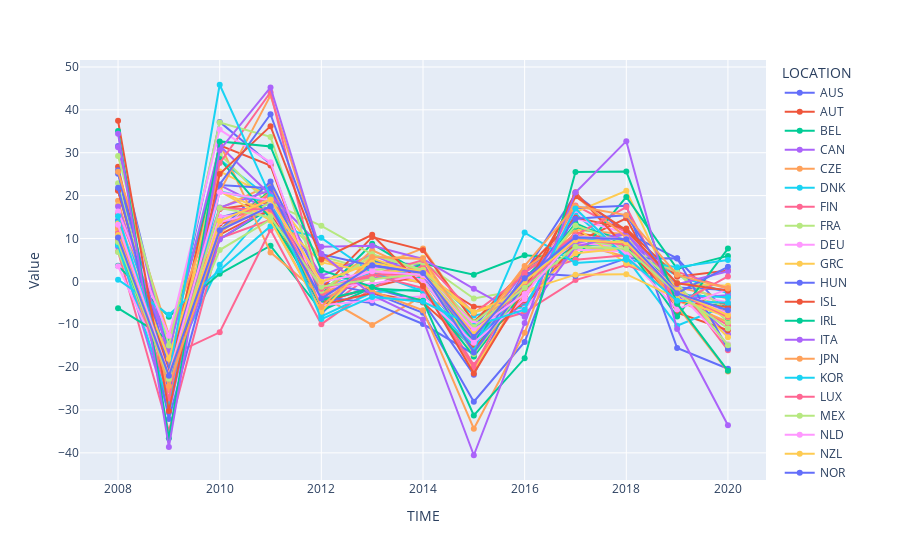

The cell this chart's notebook holds for it:
### Code cell
#plot 1 1
fig_export_all = px.line(df_ex_percent_all, x='TIME', y='Value', markers=True, color='LOCATION')
fig_export_all.show()

### Figure 1 — Plotly figure (JSON) as saved in the notebook; plotly's stock layout.template omitted (floating-point values rounded to 4 significant figures)
{"data": [{"hovertemplate": "LOCATION=AUS<br>TIME=%{x}<br>Value=%{y}<extra></extra>", "legendgroup": "AUS", "line": {"color": "#636efa", "dash": "solid"}, "marker": {"symbol": "circle"}, "mode": "markers+lines", "name": "AUS", "orientation": "v", "showlegend": true, "type": "scatter", "x": [2008, 2009, 2010, 2011, 2012, 2013, 2014, 2015, 2016, 2017, 2018, 2019, 2020], "xaxis": "x", "y": [31.57, -16.79, 37.18, 27.36, -4.837, -1.566, -4.839, -21.76, 2.052, 20.29, 11.33, 5.353, -7.532], "yaxis": "y"}, {"hovertemplate": "LOCATION=AUT<br>TIME=%{x}<br>Value=%{y}<extra></extra>", "legendgroup": "AUT", "line": {"color": "#EF553B", "dash": "solid"}, "marker": {"symbol": "circle"}, "mode": "markers+lines", "name": "AUT", "orientation": "v", "showlegend": true, "type": "scatter", "x": [2008, 2009, 2010, 2011, 2012, 2013, 2014, 2015, 2016, 2017, 2018, 2019, 2020], "xaxis": "x", "y": [9.807, -24.12, 10.88, 16.96, -5.713, 4.656, 2.143, -14.54, -0.4801, 11.34, 9.441, -3.628, -5.37], "yaxis": "y"}, {"hovertemplate": "LOCATION=BEL<br>TIME=%{x}<br>Value=%{y}<extra></extra>", "legendgroup": "BEL", "line": {"color": "#00cc96", "dash": "solid"}, "marker": {"symbol": "circle"}, "mode": "markers+lines", "name": "BEL", "orientation": "v", "showlegend": true, "type": "scatter", "x": [2008, 2009, 2010, 2011, 2012, 2013, 2014, 2015, 2016, 2017, 2018, 2019, 2020], "xaxis": "x", "y": [8.962, -21.21, 9.915, 16.94, -6.205, 5.011, 0.448, -15.87, 0.3106, 8.572, 8.564, -4.515, -5.888], "yaxis": "y"}, {"hovertemplate": "LOCATION=CAN<br>TIME=%{x}<br>Value=%{y}<extra></extra>", "legendgroup": "CAN", "line": {"color": "#ab63fa", "dash": "solid"}, "marker": {"symbol": "circle"}, "mode": "markers+lines", "name": "CAN", "orientation": "v", "showlegend": true, "type": "scatter", "x": [2008, 2009, 2010, 2011, 2012, 2013, 2014, 2015, 2016, 2017, 2018, 2019, 2020], "xaxis": "x", "y": [8.622, -30.66, 22.42, 16.57, 0.8957, 0.583, 4.098, -13.97, -4.989, 7.902, 7.158, -1.029, -12.35], "yaxis": "y"}, {"hovertemplate": "LOCATION=CZE<br>TIME=%{x}<br>Value=%{y}<extra></extra>", "legendgroup": "CZE", "line": {"color": "#FFA15A", "dash": "solid"}, "marker": {"symbol": "circle"}, "mode": "markers+lines", "name": "CZE", "orientation": "v", "showlegend": true, "type": "scatter", "x": [2008, 2009, 2010, 2011, 2012, 2013, 2014, 2015, 2016, 2017, 2018, 2019, 2020], "xaxis": "x", "y": [18.77, -22.31, 17.0, 22.55, -3.131, 3.109, 7.685, -9.463, 2.582, 12.02, 10.99, -1.351, -3.987], "yaxis": "y"}, {"hovertemplate": "LOCATION=DNK<br>TIME=%{x}<br>Value=%{y}<extra></extra>", "legendgroup": "DNK", "line": {"color": "#19d3f3", "dash": "solid"}, "marker": {"symbol": "circle"}, "mode": "markers+lines", "name": "DNK", "orientation": "v", "showlegend": true, "type": "scatter", "x": [2008, 2009, 2010, 2011, 2012, 2013, 2014, 2015, 2016, 2017, 2018, 2019, 2020], "xaxis": "x", "y": [13.76, -20.64, 3.88, 17.42, -5.603, 4.045, 0.36, -14.5, -0.6417, 7.598, 7.36, 1.401, -2.783], "yaxis": "y"}, {"hovertemplate": "LOCATION=FIN<br>TIME=%{x}<br>Value=%{y}<extra></extra>", "legendgroup": "FIN", "line": {"color": "#FF6692", "dash": "solid"}, "marker": {"symbol": "circle"}, "mode": "markers+lines", "name": "FIN", "orientation": "v", "showlegend": true, "type": "scatter", "x": [2008, 2009, 2010, 2011, 2012, 2013, 2014, 2015, 2016, 2017, 2018, 2019, 2020], "xaxis": "x", "y": [6.943, -34.92, 10.04, 14.36, -7.052, 1.651, -0.3437, -19.5, -3.326, 17.71, 11.45, -2.896, -10.28], "yaxis": "y"}, {"hovertemplate": "LOCATION=FRA<br>TIME=%{x}<br>Value=%{y}<extra></extra>", "legendgroup": "FRA", "line": {"color": "#B6E880", "dash": "solid"}, "marker": {"symbol": "circle"}, "mode": "markers+lines", "name": "FRA", "orientation": "v", "showlegend": true, "type": "scatter", "x": [2008, 2009, 2010, 2011, 2012, 2013, 2014, 2015, 2016, 2017, 2018, 2019, 2020], "xaxis": "x", "y": [9.865, -21.22, 7.299, 14.38, -4.424, 2.427, 0.09226, -13.21, -1.279, 7.519, 8.421, -1.665, -14.73], "yaxis": "y"}, {"hovertemplate": "LOCATION=DEU<br>TIME=%{x}<br>Value=%{y}<extra></extra>", "legendgroup": "DEU", "line": {"color": "#FF97FF", "dash": "solid"}, "marker": {"symbol": "circle"}, "mode": "markers+lines", "name": "DEU", "orientation": "v", "showlegend": true, "type": "scatter", "x": [2008, 2009, 2010, 2011, 2012, 2013, 2014, 2015, 2016, 2017, 2018, 2019, 2020], "xaxis": "x", "y": [8.815, -22.72, 11.89, 17.33, -4.007, 3.098, 3.269, -11.74, 0.4744, 9.003, 8.088, -4.52, -7.784], "yaxis": "y"}, {"hovertemplate": "LOCATION=GRC<br>TIME=%{x}<br>Value=%{y}<extra></extra>", "legendgroup": "GRC", "line": {"color": "#FECB52", "dash": "solid"}, "marker": {"symbol": "circle"}, "mode": "markers+lines", "name": "GRC", "orientation": "v", "showlegend": true, "type": "scatter", "x": [2008, 2009, 2010, 2011, 2012, 2013, 2014, 2015, 2016, 2017, 2018, 2019, 2020], "xaxis": "x", "y": [17.76, -19.69, 11.24, 20.69, 5.093, 2.408, -0.384, -20.65, -1.864, 16.17, 21.12, -4.026, -7.075], "yaxis": "y"}, {"hovertemplate": "LOCATION=HUN<br>TIME=%{x}<br>Value=%{y}<extra></extra>", "legendgroup": "HUN", "line": {"color": "#636efa", "dash": "solid"}, "marker": {"symbol": "circle"}, "mode": "markers+lines", "name": "HUN", "orientation": "v", "showlegend": true, "type": "scatter", "x": [2008, 2009, 2010, 2011, 2012, 2013, 2014, 2015, 2016, 2017, 2018, 2019, 2020], "xaxis": "x", "y": [14.27, -23.49, 14.88, 18.09, -7.632, 4.442, 3.927, -10.59, 2.81, 10.52, 8.689, -1.41, -2.042], "yaxis": "y"}, {"hovertemplate": "LOCATION=ISL<br>TIME=%{x}<br>Value=%{y}<extra></extra>", "legendgroup": "ISL", "line": {"color": "#EF553B", "dash": "solid"}, "marker": {"symbol": "circle"}, "mode": "markers+lines", "name": "ISL", "orientation": "v", "showlegend": true, "type": "scatter", "x": [2008, 2009, 2010, 2011, 2012, 2013, 2014, 2015, 2016, 2017, 2018, 2019, 2020], "xaxis": "x", "y": [26.7, -24.08, 13.45, 16.24, -4.979, -1.308, 1.537, -5.949, -5.952, 9.044, 14.69, -7.316, -11.41], "yaxis": "y"}, {"hovertemplate": "LOCATION=IRL<br>TIME=%{x}<br>Value=%{y}<extra></extra>", "legendgroup": "IRL", "line": {"color": "#00cc96", "dash": "solid"}, "marker": {"symbol": "circle"}, "mode": "markers+lines", "name": "IRL", "orientation": "v", "showlegend": true, "type": "scatter", "x": [2008, 2009, 2010, 2011, 2012, 2013, 2014, 2015, 2016, 2017, 2018, 2019, 2020], "xaxis": "x", "y": [3.614, -8.24, 1.769, 8.308, -6.861, -1.476, 4.157, 1.536, 6.094, 5.238, 19.7, 2.899, 5.941], "yaxis": "y"}, {"hovertemplate": "LOCATION=ITA<br>TIME=%{x}<br>Value=%{y}<extra></extra>", "legendgroup": "ITA", "line": {"color": "#ab63fa", "dash": "solid"}, "marker": {"symbol": "circle"}, "mode": "markers+lines", "name": "ITA", "orientation": "v", "showlegend": true, "type": "scatter", "x": [2008, 2009, 2010, 2011, 2012, 2013, 2014, 2015, 2016, 2017, 2018, 2019, 2020], "xaxis": "x", "y": [8.048, -25.28, 9.785, 17.56, -4.026, 3.729, 1.893, -14.02, 1.036, 10.54, 8.287, -2.12, -7.545], "yaxis": "y"}, {"hovertemplate": "LOCATION=JPN<br>TIME=%{x}<br>Value=%{y}<extra></extra>", "legendgroup": "JPN", "line": {"color": "#FFA15A", "dash": "solid"}, "marker": {"symbol": "circle"}, "mode": "markers+lines", "name": "JPN", "orientation": "v", "showlegend": true, "type": "scatter", "x": [2008, 2009, 2010, 2011, 2012, 2013, 2014, 2015, 2016, 2017, 2018, 2019, 2020], "xaxis": "x", "y": [9.304, -25.4, 32.19, 6.758, -3.323, -10.18, -3.372, -9.529, 2.639, 8.83, 5.748, -4.466, -9.486], "yaxis": "y"}, {"hovertemplate": "LOCATION=KOR<br>TIME=%{x}<br>Value=%{y}<extra></extra>", "legendgroup": "KOR", "line": {"color": "#19d3f3", "dash": "solid"}, "marker": {"symbol": "circle"}, "mode": "markers+lines", "name": "KOR", "orientation": "v", "showlegend": true, "type": "scatter", "x": [2008, 2009, 2010, 2011, 2012, 2013, 2014, 2015, 2016, 2017, 2018, 2019, 2020], "xaxis": "x", "y": [13.73, -14.1, 28.44, 19.3, -1.276, 2.057, 2.276, -7.962, -6.019, 15.83, 5.455, -10.34, -5.517], "yaxis": "y"}, {"hovertemplate": "LOCATION=LUX<br>TIME=%{x}<br>Value=%{y}<extra></extra>", "legendgroup": "LUX", "line": {"color": "#FF6692", "dash": "solid"}, "marker": {"symbol": "circle"}, "mode": "markers+lines", "name": "LUX", "orientation": "v", "showlegend": true, "type": "scatter", "x": [2008, 2009, 2010, 2011, 2012, 2013, 2014, 2015, 2016, 2017, 2018, 2019, 2020], "xaxis": "x", "y": [11.39, -17.44, -11.88, 12.03, -9.984, -1.579, 3.648, -10.82, -7.22, 0.2937, 3.82, -0.407, -16.05], "yaxis": "y"}, {"hovertemplate": "LOCATION=MEX<br>TIME=%{x}<br>Value=%{y}<extra></extra>", "legendgroup": "MEX", "line": {"color": "#B6E880", "dash": "solid"}, "marker": {"symbol": "circle"}, "mode": "markers+lines", "name": "MEX", "orientation": "v", "showlegend": true, "type": "scatter", "x": [2008, 2009, 2010, 2011, 2012, 2013, 2014, 2015, 2016, 2017, 2018, 2019, 2020], "xaxis": "x", "y": [6.839, -20.86, 29.74, 17.46, 5.883, 2.488, 4.386, -4.008, -1.837, 9.848, 9.856, 2.195, -9.549], "yaxis": "y"}, {"hovertemplate": "LOCATION=NLD<br>TIME=%{x}<br>Value=%{y}<extra></extra>", "legendgroup": "NLD", "line": {"color": "#FF97FF", "dash": "solid"}, "marker": {"symbol": "circle"}, "mode": "markers+lines", "name": "NLD", "orientation": "v", "showlegend": true, "type": "scatter", "x": [2008, 2009, 2010, 2011, 2012, 2013, 2014, 2015, 2016, 2017, 2018, 2019, 2020], "xaxis": "x", "y": [15.69, -21.96, 15.05, 16.56, -1.878, 2.381, 0.3229, -15.15, -0.2233, 14.7, 11.24, -2.628, -4.868], "yaxis": "y"}, {"hovertemplate": "LOCATION=NZL<br>TIME=%{x}<br>Value=%{y}<extra></extra>", "legendgroup": "NZL", "line": {"color": "#FECB52", "dash": "solid"}, "marker": {"symbol": "circle"}, "mode": "markers+lines", "name": "NZL", "orientation": "v", "showlegend": true, "type": "scatter", "x": [2008, 2009, 2010, 2011, 2012, 2013, 2014, 2015, 2016, 2017, 2018, 2019, 2020], "xaxis": "x", "y": [13.51, -18.39, 25.64, 19.79, -0.9115, 5.664, 5.488, -17.54, -1.47, 12.62, 4.172, -0.5249, -1.053], "yaxis": "y"}, {"hovertemplate": "LOCATION=NOR<br>TIME=%{x}<br>Value=%{y}<extra></extra>", "legendgroup": "NOR", "line": {"color": "#636efa", "dash": "solid"}, "marker": {"symbol": "circle"}, "mode": "markers+lines", "name": "NOR", "orientation": "v", "showlegend": true, "type": "scatter", "x": [2008, 2009, 2010, 2011, 2012, 2013, 2014, 2015, 2016, 2017, 2018, 2019, 2020], "xaxis": "x", "y": [25.9, -32.1, 11.89, 23.3, -0.278, -2.681, -7.336, -28.08, -14.13, 17.12, 17.65, -15.55, -20.38], "yaxis": "y"}, {"hovertemplate": "LOCATION=POL<br>TIME=%{x}<br>Value=%{y}<extra></extra>", "legendgroup": "POL", "line": {"color": "#EF553B", "dash": "solid"}, "marker": {"symbol": "circle"}, "mode": "markers+lines", "name": "POL", "orientation": "v", "showlegend": true, "type": "scatter", "x": [2008, 2009, 2010, 2011, 2012, 2013, 2014, 2015, 2016, 2017, 2018, 2019, 2020], "xaxis": "x", "y": [21.26, -19.87, 16.87, 18.49, -1.771, 10.32, 7.278, -9.516, 2.536, 14.86, 12.31, 1.099, 2.536], "yaxis": "y"}, {"hovertemplate": "LOCATION=PRT<br>TIME=%{x}<br>Value=%{y}<extra></extra>", "legendgroup": "PRT", "line": {"color": "#00cc96", "dash": "solid"}, "marker": {"symbol": "circle"}, "mode": "markers+lines", "name": "PRT", "orientation": "v", "showlegend": true, "type": "scatter", "x": [2008, 2009, 2010, 2011, 2012, 2013, 2014, 2015, 2016, 2017, 2018, 2019, 2020], "xaxis": "x", "y": [8.696, -22.49, 11.61, 21.15, -3.023, 8.744, 1.537, -13.98, 0.5724, 12.76, 9.641, -1.802, -8.48], "yaxis": "y"}, {"hovertemplate": "LOCATION=SVK<br>TIME=%{x}<br>Value=%{y}<extra></extra>", "legendgroup": "SVK", "line": {"color": "#ab63fa", "dash": "solid"}, "marker": {"symbol": "circle"}, "mode": "markers+lines", "name": "SVK", "orientation": "v", "showlegend": true, "type": "scatter", "x": [2008, 2009, 2010, 2011, 2012, 2013, 2014, 2015, 2016, 2017, 2018, 2019, 2020], "xaxis": "x", "y": [31.29, -18.35, 17.2, 21.25, 1.242, 6.174, 1.238, -13.27, 2.379, 8.88, 11.34, -4.063, -3.238], "yaxis": "y"}, {"hovertemplate": "LOCATION=ESP<br>TIME=%{x}<br>Value=%{y}<extra></extra>", "legendgroup": "ESP", "line": {"color": "#FFA15A", "dash": "solid"}, "marker": {"symbol": "circle"}, "mode": "markers+lines", "name": "ESP", "orientation": "v", "showlegend": true, "type": "scatter", "x": [2008, 2009, 2010, 2011, 2012, 2013, 2014, 2015, 2016, 2017, 2018, 2019, 2020], "xaxis": "x", "y": [10.19, -18.86, 11.76, 20.84, -3.263, 7.248, 1.887, -13.05, 3.016, 10.9, 8.083, -4.066, -7.745], "yaxis": "y"}, {"hovertemplate": "LOCATION=SWE<br>TIME=%{x}<br>Value=%{y}<extra></extra>", "legendgroup": "SWE", "line": {"color": "#19d3f3", "dash": "solid"}, "marker": {"symbol": "circle"}, "mode": "markers+lines", "name": "SWE", "orientation": "v", "showlegend": true, "type": "scatter", "x": [2008, 2009, 2010, 2011, 2012, 2013, 2014, 2015, 2016, 2017, 2018, 2019, 2020], "xaxis": "x", "y": [8.424, -28.55, 20.98, 18.51, -8.194, -2.604, -1.739, -15.02, -0.7467, 10.26, 8.32, -3.118, -3.699], "yaxis": "y"}, {"hovertemplate": "LOCATION=CHE<br>TIME=%{x}<br>Value=%{y}<extra></extra>", "legendgroup": "CHE", "line": {"color": "#FF6692", "dash": "solid"}, "marker": {"symbol": "circle"}, "mode": "markers+lines", "name": "CHE", "orientation": "v", "showlegend": true, "type": "scatter", "x": [2008, 2009, 2010, 2011, 2012, 2013, 2014, 2015, 2016, 2017, 2018, 2019, 2020], "xaxis": "x", "y": [15.79, -12.51, 11.57, 20.41, -4.575, 1.53, 4.978, -7.465, 1.455, 5.016, 6.114, 2.226, -1.679], "yaxis": "y"}, {"hovertemplate": "LOCATION=TUR<br>TIME=%{x}<br>Value=%{y}<extra></extra>", "legendgroup": "TUR", "line": {"color": "#B6E880", "dash": "solid"}, "marker": {"symbol": "circle"}, "mode": "markers+lines", "name": "TUR", "orientation": "v", "showlegend": true, "type": "scatter", "x": [2008, 2009, 2010, 2011, 2012, 2013, 2014, 2015, 2016, 2017, 2018, 2019, 2020], "xaxis": "x", "y": [22.85, -22.89, 11.97, 18.36, 12.96, 6.318, 2.62, -9.562, -0.588, 9.763, 7.992, 2.057, -7.006], "yaxis": "y"}, {"hovertemplate": "LOCATION=GBR<br>TIME=%{x}<br>Value=%{y}<extra></extra>", "legendgroup": "GBR", "line": {"color": "#FF97FF", "dash": "solid"}, "marker": {"symbol": "circle"}, "mode": "markers+lines", "name": "GBR", "orientation": "v", "showlegend": true, "type": "scatter", "x": [2008, 2009, 2010, 2011, 2012, 2013, 2014, 2015, 2016, 2017, 2018, 2019, 2020], "xaxis": "x", "y": [3.54, -22.25, 13.77, 16.86, -1.477, -0.582, 1.532, -9.888, -6.413, 7.362, 7.022, -2.386, -14.75], "yaxis": "y"}, {"hovertemplate": "LOCATION=USA<br>TIME=%{x}<br>Value=%{y}<extra></extra>", "legendgroup": "USA", "line": {"color": "#FECB52", "dash": "solid"}, "marker": {"symbol": "circle"}, "mode": "markers+lines", "name": "USA", "orientation": "v", "showlegend": true, "type": "scatter", "x": [2008, 2009, 2010, 2011, 2012, 2013, 2014, 2015, 2016, 2017, 2018, 2019, 2020], "xaxis": "x", "y": [12.13, -17.97, 21.04, 15.8, 4.419, 2.118, 2.707, -7.283, -3.465, 6.578, 7.709, -1.373, -13.04], "yaxis": "y"}, {"hovertemplate": "LOCATION=ARG<br>TIME=%{x}<br>Value=%{y}<extra></extra>", "legendgroup": "ARG", "line": {"color": "#636efa", "dash": "solid"}, "marker": {"symbol": "circle"}, "mode": "markers+lines", "name": "ARG", "orientation": "v", "showlegend": true, "type": "scatter", "x": [2008, 2009, 2010, 2011, 2012, 2013, 2014, 2015, 2016, 2017, 2018, 2019, 2020], "xaxis": "x", "y": [25.08, -20.49, 22.46, 21.72, -3.613, -5.024, -9.951, -16.99, 1.985, 1.267, 5.349, 5.398, -15.71], "yaxis": "y"}, {"hovertemplate": "LOCATION=BRA<br>TIME=%{x}<br>Value=%{y}<extra></extra>", "legendgroup": "BRA", "line": {"color": "#EF553B", "dash": "solid"}, "marker": {"symbol": "circle"}, "mode": "markers+lines", "name": "BRA", "orientation": "v", "showlegend": true, "type": "scatter", "x": [2008, 2009, 2010, 2011, 2012, 2013, 2014, 2015, 2016, 2017, 2018, 2019, 2020], "xaxis": "x", "y": [21.12, -21.73, 31.72, 27.02, -5.55, -2.747, -4.953, -15.54, -4.339, 20.78, 7.725, -4.615, -6.013], "yaxis": "y"}, {"hovertemplate": "LOCATION=CHL<br>TIME=%{x}<br>Value=%{y}<extra></extra>", "legendgroup": "CHL", "line": {"color": "#00cc96", "dash": "solid"}, "marker": {"symbol": "circle"}, "mode": "markers+lines", "name": "CHL", "orientation": "v", "showlegend": true, "type": "scatter", "x": [2008, 2009, 2010, 2011, 2012, 2013, 2014, 2015, 2016, 2017, 2018, 2019, 2020], "xaxis": "x", "y": [-6.255, -13.59, 28.52, 14.66, -4.366, -1.669, -2.297, -17.52, -2.045, 13.57, 8.375, -8.21, 7.638], "yaxis": "y"}, {"hovertemplate": "LOCATION=CHN<br>TIME=%{x}<br>Value=%{y}<extra></extra>", "legendgroup": "CHN", "line": {"color": "#ab63fa", "dash": "solid"}, "marker": {"symbol": "circle"}, "mode": "markers+lines", "name": "CHN", "orientation": "v", "showlegend": true, "type": "scatter", "x": [2008, 2009, 2010, 2011, 2012, 2013, 2014, 2015, 2016, 2017, 2018, 2019, 2020], "xaxis": "x", "y": [17.44, -16.44, 31.64, 20.12, 8.055, 8.302, 5.211, -1.747, -8.257, 8.037, 11.05, -0.6919, 2.354], "yaxis": "y"}, {"hovertemplate": "LOCATION=COL<br>TIME=%{x}<br>Value=%{y}<extra></extra>", "legendgroup": "COL", "line": {"color": "#FFA15A", "dash": "solid"}, "marker": {"symbol": "circle"}, "mode": "markers+lines", "name": "COL", "orientation": "v", "showlegend": true, "type": "scatter", "x": [2008, 2009, 2010, 2011, 2012, 2013, 2014, 2015, 2016, 2017, 2018, 2019, 2020], "xaxis": "x", "y": [25.56, -12.6, 20.87, 43.37, 5.852, -2.262, -6.75, -34.37, -12.01, 19.89, 10.24, -5.731, -21.05], "yaxis": "y"}, {"hovertemplate": "LOCATION=CRI<br>TIME=%{x}<br>Value=%{y}<extra></extra>", "legendgroup": "CRI", "line": {"color": "#19d3f3", "dash": "solid"}, "marker": {"symbol": "circle"}, "mode": "markers+lines", "name": "CRI", "orientation": "v", "showlegend": true, "type": "scatter", "x": [2008, 2009, 2010, 2011, 2012, 2013, 2014, 2015, 2016, 2017, 2018, 2019, 2020], "xaxis": "x", "y": [0.3911, -7.813, 2.585, 12.88, 10.15, 1.997, -2.275, -16.17, 11.36, 4.305, 5.015, 3.316, 4.997], "yaxis": "y"}, {"hovertemplate": "LOCATION=EST<br>TIME=%{x}<br>Value=%{y}<extra></extra>", "legendgroup": "EST", "line": {"color": "#FF6692", "dash": "solid"}, "marker": {"symbol": "circle"}, "mode": "markers+lines", "name": "EST", "orientation": "v", "showlegend": true, "type": "scatter", "x": [2008, 2009, 2010, 2011, 2012, 2013, 2014, 2015, 2016, 2017, 2018, 2019, 2020], "xaxis": "x", "y": [12.96, -27.33, 27.58, 44.1, -3.262, 1.553, -1.604, -20.08, 1.976, 10.77, 17.32, -5.326, 1.135], "yaxis": "y"}, {"hovertemplate": "LOCATION=IND<br>TIME=%{x}<br>Value=%{y}<extra></extra>", "legendgroup": "IND", "line": {"color": "#B6E880", "dash": "solid"}, "marker": {"symbol": "circle"}, "mode": "markers+lines", "name": "IND", "orientation": "v", "showlegend": true, "type": "scatter", "x": [2008, 2009, 2010, 2011, 2012, 2013, 2014, 2015, 2016, 2017, 2018, 2019, 2020], "xaxis": "x", "y": [29.23, -14.94, 37.06, 33.69, -2.215, 6.235, 2.523, -16.93, -1.384, 13.03, 8.788, -0.2974, -14.91], "yaxis": "y"}, {"hovertemplate": "LOCATION=IDN<br>TIME=%{x}<br>Value=%{y}<extra></extra>", "legendgroup": "IDN", "line": {"color": "#FF97FF", "dash": "solid"}, "marker": {"symbol": "circle"}, "mode": "markers+lines", "name": "IDN", "orientation": "v", "showlegend": true, "type": "scatter", "x": [2008, 2009, 2010, 2011, 2012, 2013, 2014, 2015, 2016, 2017, 2018, 2019, 2020], "xaxis": "x", "y": [16.29, -12.68, 35.4, 27.75, -5.629, -4.403, -3.478, -14.31, -4.123, 16.62, 6.218, -6.547, -1.77], "yaxis": "y"}, {"hovertemplate": "LOCATION=ISR<br>TIME=%{x}<br>Value=%{y}<extra></extra>", "legendgroup": "ISR", "line": {"color": "#FECB52", "dash": "solid"}, "marker": {"symbol": "circle"}, "mode": "markers+lines", "name": "ISR", "orientation": "v", "showlegend": true, "type": "scatter", "x": [2008, 2009, 2010, 2011, 2012, 2013, 2014, 2015, 2016, 2017, 2018, 2019, 2020], "xaxis": "x", "y": [12.03, -18.07, 21.02, 14.21, -7.069, 5.372, 1.207, -7.259, -2.229, 1.558, 1.666, -3.978, -8.365], "yaxis": "y"}, {"hovertemplate": "LOCATION=LVA<br>TIME=%{x}<br>Value=%{y}<extra></extra>", "legendgroup": "LVA", "line": {"color": "#636efa", "dash": "solid"}, "marker": {"symbol": "circle"}, "mode": "markers+lines", "name": "LVA", "orientation": "v", "showlegend": true, "type": "scatter", "x": [2008, 2009, 2010, 2011, 2012, 2013, 2014, 2015, 2016, 2017, 2018, 2019, 2020], "xaxis": "x", "y": [21.82, -23.63, 22.6, 38.98, 6.319, 3.642, 1.924, -16.57, -0.8232, 14.61, 15.44, -2.769, 3.386], "yaxis": "y"}, {"hovertemplate": "LOCATION=LTU<br>TIME=%{x}<br>Value=%{y}<extra></extra>", "legendgroup": "LTU", "line": {"color": "#EF553B", "dash": "solid"}, "marker": {"symbol": "circle"}, "mode": "markers+lines", "name": "LTU", "orientation": "v", "showlegend": true, "type": "scatter", "x": [2008, 2009, 2010, 2011, 2012, 2013, 2014, 2015, 2016, 2017, 2018, 2019, 2020], "xaxis": "x", "y": [37.46, -30.21, 25.03, 36.2, 5.124, 10.87, -1.086, -21.52, -1.889, 19.82, 11.89, -0.4512, -2.153], "yaxis": "y"}, {"hovertemplate": "LOCATION=RUS<br>TIME=%{x}<br>Value=%{y}<extra></extra>", "legendgroup": "RUS", "line": {"color": "#00cc96", "dash": "solid"}, "marker": {"symbol": "circle"}, "mode": "markers+lines", "name": "RUS", "orientation": "v", "showlegend": true, "type": "scatter", "x": [2008, 2009, 2010, 2011, 2012, 2013, 2014, 2015, 2016, 2017, 2018, 2019, 2020], "xaxis": "x", "y": [35.07, -36.6, 32.64, 31.46, 2.607, -1.292, -4.528, -31.28, -17.95, 25.52, 25.62, -5.206, -20.88], "yaxis": "y"}, {"hovertemplate": "LOCATION=SAU<br>TIME=%{x}<br>Value=%{y}<extra></extra>", "legendgroup": "SAU", "line": {"color": "#ab63fa", "dash": "solid"}, "marker": {"symbol": "circle"}, "mode": "markers+lines", "name": "SAU", "orientation": "v", "showlegend": true, "type": "scatter", "x": [2008, 2009, 2010, 2011, 2012, 2013, 2014, 2015, 2016, 2017, 2018, 2019, 2020], "xaxis": "x", "y": [34.44, -38.65, 30.59, 45.23, 6.455, -3.196, -8.896, -40.56, -9.724, 20.72, 32.7, -11.13, -33.54], "yaxis": "y"}, {"hovertemplate": "LOCATION=SVN<br>TIME=%{x}<br>Value=%{y}<extra></extra>", "legendgroup": "SVN", "line": {"color": "#FFA15A", "dash": "solid"}, "marker": {"symbol": "circle"}, "mode": "markers+lines", "name": "SVN", "orientation": "v", "showlegend": true, "type": "scatter", "x": [2008, 2009, 2010, 2011, 2012, 2013, 2014, 2015, 2016, 2017, 2018, 2019, 2020], "xaxis": "x", "y": [12.43, -24.39, 11.44, 19.63, -5.957, 5.655, 5.208, -12.01, 3.597, 17.54, 15.44, 1.516, -1.67], "yaxis": "y"}, {"hovertemplate": "LOCATION=ZAF<br>TIME=%{x}<br>Value=%{y}<extra></extra>", "legendgroup": "ZAF", "line": {"color": "#19d3f3", "dash": "solid"}, "marker": {"symbol": "circle"}, "mode": "markers+lines", "name": "ZAF", "orientation": "v", "showlegend": true, "type": "scatter", "x": [2008, 2009, 2010, 2011, 2012, 2013, 2014, 2015, 2016, 2017, 2018, 2019, 2020], "xaxis": "x", "y": [15.2, -22.25, 45.85, 19.75, -8.81, -3.623, -4.782, -10.44, -6.594, 16.99, 5.59, -4.52, -5.014], "yaxis": "y"}, {"hovertemplate": "LOCATION=OECD<br>TIME=%{x}<br>Value=%{y}<extra></extra>", "legendgroup": "OECD", "line": {"color": "#FF6692", "dash": "solid"}, "marker": {"symbol": "circle"}, "mode": "markers+lines", "name": "OECD", "orientation": "v", "showlegend": true, "type": "scatter", "x": [2008, 2009, 2010, 2011, 2012, 2013, 2014, 2015, 2016, 2017, 2018, 2019, 2020], "xaxis": "x", "y": [11.15, -21.74, 17.01, 16.78, -1.754, 1.598, 1.617, -11.6, -1.129, 9.874, 8.528, -2.62, -8.251], "yaxis": "y"}, {"hovertemplate": "LOCATION=G-7<br>TIME=%{x}<br>Value=%{y}<extra></extra>", "legendgroup": "G-7", "line": {"color": "#B6E880", "dash": "solid"}, "marker": {"symbol": "circle"}, "mode": "markers+lines", "name": "G-7", "orientation": "v", "showlegend": true, "type": "scatter", "x": [2008, 2009, 2010, 2011, 2012, 2013, 2014, 2015, 2016, 2017, 2018, 2019, 2020], "xaxis": "x", "y": [9.199, -22.7, 17.1, 14.99, -1.258, 0.4818, 1.772, -10.63, -1.498, 8.085, 7.589, -2.72, -11.0], "yaxis": "y"}, {"hovertemplate": "LOCATION=G-20<br>TIME=%{x}<br>Value=%{y}<extra></extra>", "legendgroup": "G-20", "line": {"color": "#FF97FF", "dash": "solid"}, "marker": {"symbol": "circle"}, "mode": "markers+lines", "name": "G-20", "orientation": "v", "showlegend": true, "type": "scatter", "x": [2008, 2009, 2010, 2011, 2012, 2013, 2014, 2015, 2016, 2017, 2018, 2019, 2020], "xaxis": "x", "y": [13.19, -21.88, 20.78, 18.89, -0.1806, 2.347, 1.493, -11.38, -2.968, 10.37, 9.854, -2.47, -7.529], "yaxis": "y"}, {"hovertemplate": "LOCATION=EA19<br>TIME=%{x}<br>Value=%{y}<extra></extra>", "legendgroup": "EA19", "line": {"color": "#FECB52", "dash": "solid"}, "marker": {"symbol": "circle"}, "mode": "markers+lines", "name": "EA19", "orientation": "v", "showlegend": true, "type": "scatter", "x": [2008, 2009, 2010, 2011, 2012, 2013, 2014, 2015, 2016, 2017, 2018, 2019, 2020], "xaxis": "x", "y": [10.81, -21.97, 14.08, 19.11, -0.09342, 4.328, 2.134, -12.35, -0.03754, 9.572, 9.039, -2.432, -7.91], "yaxis": "y"}, {"hovertemplate": "LOCATION=EU27_2020<br>TIME=%{x}<br>Value=%{y}<extra></extra>", "legendgroup": "EU27_2020", "line": {"color": "#636efa", "dash": "solid"}, "marker": {"symbol": "circle"}, "mode": "markers+lines", "name": "EU27_2020", "orientation": "v", "showlegend": true, "type": "scatter", "x": [2008, 2009, 2010, 2011, 2012, 2013, 2014, 2015, 2016, 2017, 2018, 2019, 2020], "xaxis": "x", "y": [10.24, -22.04, 11.91, 17.49, -3.997, 3.741, 1.963, -12.98, 0.6969, 10.3, 9.802, -2.748, -6.736], "yaxis": "y"}], "layout": {"legend": {"title": {"text": "LOCATION"}, "tracegroupgap": 0}, "margin": {"t": 60}, "xaxis": {"anchor": "y", "domain": [0, 1], "title": {"text": "TIME"}}, "yaxis": {"anchor": "x", "domain": [0, 1], "title": {"text": "Value"}}}}
